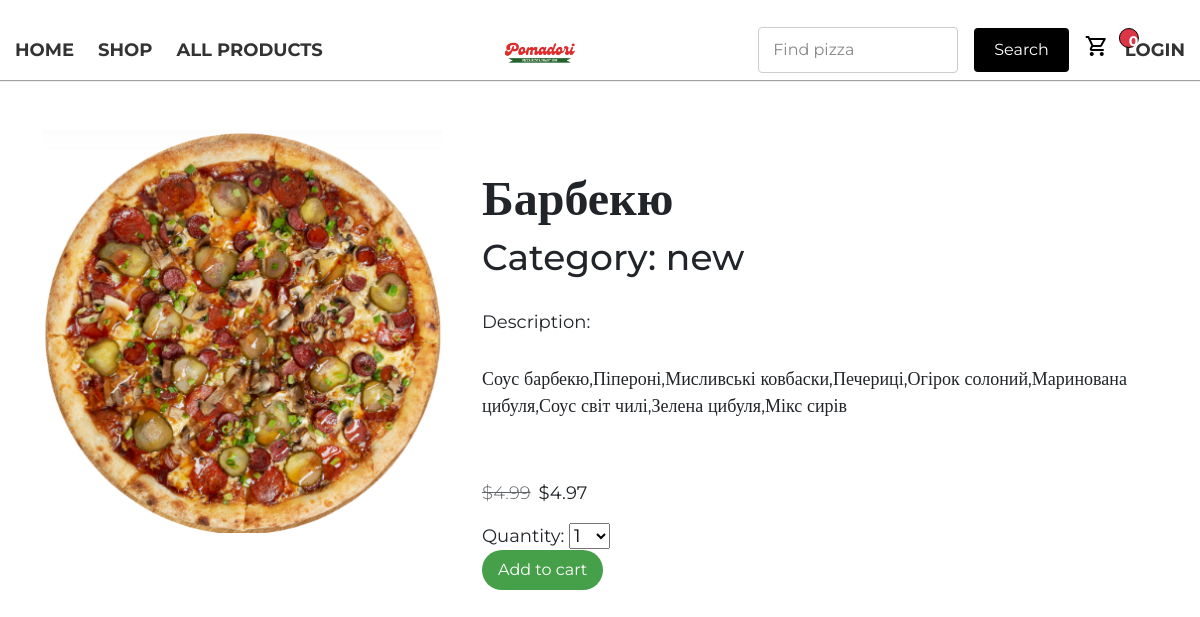
The app's page /shop/barbekyu/ with its own data.
### main/models.py (models this page shows, shortened)
class Products(models.Model):
    category = models.ForeignKey(Category, related_name='products', on_delete=models.CASCADE)
    name = models.CharField(max_length=155)
    slug = models.SlugField(max_length=155)
    image = models.ImageField(upload_to='products/%Y/%m/%d', blank=True)
    description = models.TextField(blank=True)
    price = models.DecimalField(max_digits=10, decimal_places=2)
    available = models.BooleanField(default=True)
    created = models.DateTimeField(auto_now_add=True)
    updated = models.DateTimeField(auto_now=True)
    discount = models.DecimalField(default=0.00, max_digits=4, decimal_places=2)
    class Meta:
        ordering = ['name']
        indexes = [
            models.Index(fields=['id', 'slug']),
            models.Index(fields=['name']),
            models.Index(fields=['-created'])
        ]
    def sell_price(self):
        if self.discount:
            return round(self.price - self.price * self.discount / 100, 2)
        return self.price

class Category(models.Model):
    name = models.CharField(max_length=255, unique=True)
    slug = models.SlugField(max_length=255, unique=True)
    class Meta:
        ordering = ['name']
        indexes = [models.Index(fields=['name'])]
        verbose_name = 'category'
        verbose_name_plural = 'categories'
    def __str__(self):
        return self.name

### main/views.py (the view)
# urls.py: path('shop/<slug:slug>/',views.producr_detail,name='product_detail'),
def producr_detail(request,slug):
    product=get_object_or_404(Products,slug=slug,available=True)
    cart_product_form=CartAddProductForm
    return render(request,'main/detail.html',{'product':product,'cart_product_form':cart_product_form})

### cart/cart.py (called while the page is built)
    def __len__(self):
        return sum(item['quantity'] for item in self.cart.values())

### cart/context_processors.py (called while the page is built)
def cart(request):
    return {'cart':Cart(request)}

### main/templates/main/detail.html (shortened to what this page needs)
{% extends "main/base.html" %}
{% load static %}
{% block content %}
    <div class="detail-product d-flex">
        <div class="detail-img">
            <img src="{% if product.image %}{{ product.image.url }}{% else %}{% static 'img/Not found image.png' %}{% endif %}" class="detail-image" alt="{{ product.name }}">
        </div>
        <div class="detail-description">
            <h2>{{ product.name }}</h2>
            <h3>Category: {{ product.category }}</h3>
            <p>Description: {{ product.description | linebreaks }}</p>
            {% if product.discount %}
                <div class="cart-discount d-flex gap-2">
                    <p class="line"> ${{ product.price }}</p>
                    <p> ${{ product.sell_price }}</p>
                </div>
            {% else %}
                <p class="price"> ${{ product.price }}</p>
            {% endif %}
            <form action="{% url 'cart:cart_add' product.id %}" class="qform" method="post">
                <div class="cart-form">
                    {{ cart_product_form }}
                </div>
                <input type="submit" value="Add to cart" class="add-to-cart-btn">
            </form>
        </div>
    </div>
{% endblock %}

### main/static/css/base.css (style rules this page uses)
:root { --box-shadow: 0px 1px 1px rgba(0,0,0,0.363); }
body { font-family: "Montserrat", serif; font-size: 18px; padding: 0; margin: 0; overflow-x: hidden; }
h2 { font-size: 48px; font-weight: 600; }
h3 { font-size: 36px; }
.detail-image { width: 400px; height: 403px; }
.detail-product { margin-top: 50px; }
.detail-description { margin-left: 40px; margin-top: 40px; }
.detail-description p { margin-top: 30px; max-width: 700px; }
.line { opacity: 0.7; text-decoration: line-through; font-weight: 300; }
.add-to-cart-btn { background-color: #4CAF50; color: white; border: none; padding: 8px 16px; border-radius: 20px; font-size: 16px; cursor: pointer; transition: background-color 0.3s; }
.add-to-cart-btn { background-color: #45a049; }

### records on screen
Products: image+name (picture), name "Барбекю", category "new", description "Соус барбекю,Піпероні,Мисливські ковбаски,Печериці,Огірок солоний,Маринована цибуля,Соус світ чилі,Зелена цибуля,Мікс сирів", price "4.99", sell_price "4.97"
